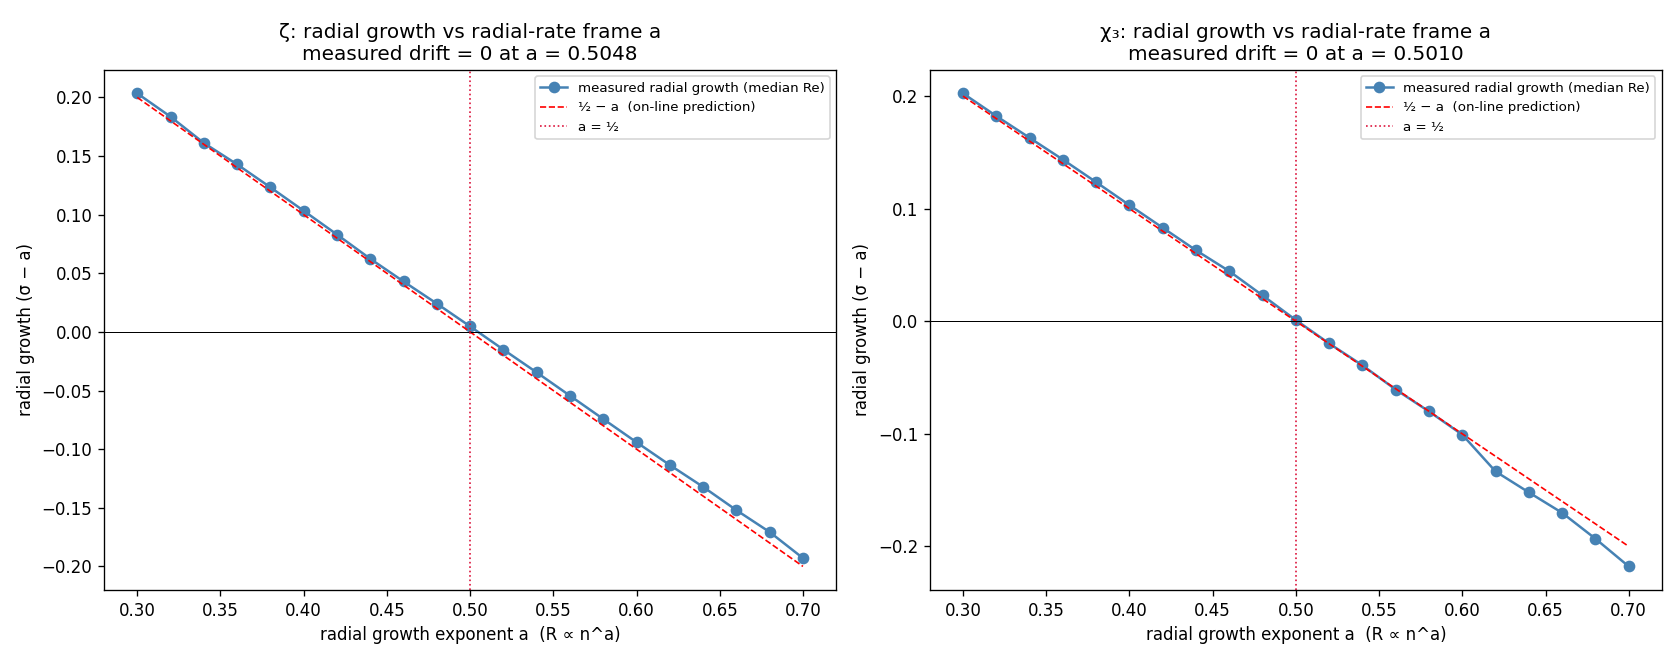

Recreate this plot in Python.
"""
Geometry test INCLUDING the radial growth rate (and pitch).

Each mode of the loss field is  e^{(ρ−a)·u} = e^{(σ−a)u}·e^{iγu}:
    Re(rate) = σ − a   = radial growth   (the radial-growth-rate frame: R ∝ n^a)
    Im(rate) = γ        = pitch           (the climb frequency = the zero height)
On-line zeros (σ=½) show ZERO radial growth only when the radial frame is a=½ (R∝√n).
Scan a; the mean radial growth = ½ − a crosses 0 exactly at a=½ — the data pins the radial rate.
(Pitch = Im = γ is recovered the same at every a; it's the radial *rate* that fixes the line.)
"""
import numpy as np, math, os
import matplotlib; matplotlib.use('Agg'); import matplotlib.pyplot as plt
OUT = os.path.dirname(os.path.abspath(__file__))

def make_char(q, vals): return lambda n: vals.get(n % q, 0)
CH = [
  dict(name='ζ',  q=1, chi=(lambda n: 1), principal=True),
  dict(name='χ₃', q=3, chi=make_char(3, {1:1, 2:-1}), principal=False),
]
N = 4_000_000
print(f"sieve + von Mangoldt to {N:,} ...")
sieve = np.ones(N+1, bool); sieve[:2] = False
for i in range(2, int(N**0.5)+1):
    if sieve[i]: sieve[i*i::i] = False
Lam = np.zeros(N+1)
for p in np.nonzero(sieve)[0].tolist():
    lp = math.log(p); pk = p
    while pk <= N: Lam[pk] = lp; pk *= p

def mpencil(y, order):
    Nn = len(y); L = Nn//2
    Y = np.lib.stride_tricks.sliding_window_view(y, L+1)
    _, _, Vh = np.linalg.svd(Y, full_matrices=False)
    V = Vh.conj().T[:, :order]
    return np.linalg.eigvals(np.linalg.pinv(V[:-1]) @ V[1:])

du = 0.006
u = np.arange(5.0, math.log(N) - 0.05, du)
x = np.exp(u); idx = np.clip(np.floor(x).astype(int), 0, N)
A = np.linspace(0.30, 0.70, 21)

fig, axes = plt.subplots(1, 2, figsize=(14, 5.5))
for ax, ch in zip(axes, CH):
    Theta = np.cumsum(Lam * np.array([ch['chi'](n) for n in range(N+1)]))
    main = x if ch['principal'] else 0.0
    drift = []
    for a in A:
        F = (Theta[idx] - main) / x**a
        F = F - F.mean()
        z = mpencil(F.astype(complex), order=100)
        rate = np.log(z) / du                       # = ρ − a:  Re = σ−a (radial growth), Im = γ (pitch)
        gam = rate.imag; gr = rate.real
        sel = (gam > 5) & (gam < 45) & (np.abs(gr) < 0.45)   # physical modes
        drift.append(np.median(gr[sel]) if sel.any() else np.nan)
    drift = np.array(drift)
    ax.plot(A, drift, 'o-', color='steelblue', label='measured radial growth (median Re)')
    ax.plot(A, 0.5 - A, 'r--', lw=1, label='½ − a  (on-line prediction)')
    ax.axhline(0, color='k', lw=0.6); ax.axvline(0.5, color='crimson', ls=':', lw=1, label='a = ½')
    # zero-crossing of measured drift
    zc = np.interp(0.0, drift[::-1], A[::-1])
    ax.set_title(f"{ch['name']}: radial growth vs radial-rate frame a\nmeasured drift = 0 at a = {zc:.4f}")
    ax.set_xlabel('radial growth exponent a  (R ∝ n^a)'); ax.set_ylabel('radial growth (σ − a)')
    ax.legend(fontsize=8)
    print(f"{ch['name']}: measured radial-growth zero-crossing at a = {zc:.4f}  (½ expected)")
fig.tight_layout(); fig.savefig(f'{OUT}/radial_rate.png', dpi=120)
print(f"saved {OUT}/radial_rate.png")
